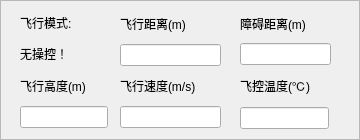
     <widget class="QFrame" name="frame_KeyData">
      <property name="geometry">
       <rect>
        <x>880</x>
        <y>530</y>
        <width>360</width>
        <height>140</height>
       </rect>
      </property>
      <property name="minimumSize">
       <size>
        <width>360</width>
        <height>140</height>
       </size>
      </property>
      <property name="maximumSize">
       <size>
        <width>360</width>
        <height>140</height>
       </size>
      </property>
      <property name="frameShape">
       <enum>QFrame::StyledPanel</enum>
      </property>
      <property name="frameShadow">
       <enum>QFrame::Raised</enum>
      </property>
      <widget class="QWidget" name="layoutWidget">
       <property name="geometry">
        <rect>
         <x>240</x>
         <y>10</y>
         <width>91</width>
         <height>55</height>
        </rect>
       </property>
       <layout class="QVBoxLayout" name="verticalLayout_19">
        <item>
         <widget class="QLabel" name="label_49">
          <property name="text">
           <string>障碍距离(m)</string>
          </property>
         </widget>
        </item>
        <item>
         <widget class="QLineEdit" name="lineEdit_Obstacle_Distance">
          <property name="readOnly">
           <bool>true</bool>
          </property>
         </widget>
        </item>
       </layout>
      </widget>
      <widget class="QWidget" name="">
       <property name="geometry">
        <rect>
         <x>240</x>
         <y>70</y>
         <width>89</width>
         <height>59</height>
        </rect>
       </property>
       <layout class="QVBoxLayout" name="verticalLayout">
        <item>
         <widget class="QLabel" name="label_20">
          <property name="text">
           <string>飞控温度(℃)</string>
          </property>
         </widget>
        </item>
        <item>
         <widget class="QLineEdit" name="lineEdit_Temperature">
          <property name="readOnly">
           <bool>true</bool>
          </property>
         </widget>
        </item>
       </layout>
      </widget>
      <widget class="QWidget" name="">
       <property name="geometry">
        <rect>
         <x>120</x>
         <y>10</y>
         <width>101</width>
         <height>118</height>
        </rect>
       </property>
       <layout class="QVBoxLayout" name="verticalLayout_12">
        <item>
         <layout class="QVBoxLayout" name="verticalLayout_11">
          <item>
           <widget class="QLabel" name="label_28">
            <property name="text">
             <string>飞行距离(m)</string>
            </property>
           </widget>
          </item>
          <item>
           <widget class="QLineEdit" name="lineEdit_Total_Distance">
            <property name="readOnly">
             <bool>true</bool>
            </property>
           </widget>
          </item>
         </layout>
        </item>
        <item>
         <layout class="QVBoxLayout" name="verticalLayout_8">
          <item>
           <widget class="QLabel" name="label_18">
            <property name="text">
             <string>飞行速度(m/s)</string>
            </property>
           </widget>
          </item>
          <item>
           <widget class="QLineEdit" name="lineEdit_Velocity">
            <property name="readOnly">
             <bool>true</bool>
            </property>
           </widget>
          </item>
         </layout>
        </item>
       </layout>
      </widget>
      <widget class="QWidget" name="">
       <property name="geometry">
        <rect>
         <x>20</x>
         <y>10</y>
         <width>88</width>
         <height>118</height>
        </rect>
       </property>
       <layout class="QVBoxLayout" name="verticalLayout_23">
        <item>
         <layout class="QVBoxLayout" name="verticalLayout_2">
          <item>
           <widget class="QLabel" name="label">
            <property name="text">
             <string>飞行模式:</string>
            </property>
           </widget>
          </item>
          <item>
           <widget class="QLabel" name="label_Mode">
            <property name="palette">
             <palette>
              <active>
               <colorrole role="WindowText">
                <brush brushstyle="SolidPattern">
                 <color alpha="255">
                  <red>0</red>
                  <green>0</green>
                  <blue>0</blue>
                 </color>
                </brush>
               </colorrole>
               <colorrole role="Button">
                <brush brushstyle="SolidPattern">
                 <color alpha="255">
                  <red>242</red>
                  <green>240</green>
                  <blue>240</blue>
                 </color>
                </brush>
               </colorrole>
               <colorrole role="Light">
                <brush brushstyle="SolidPattern">
                 <color alpha="255">
                  <red>255</red>
                  <green>255</green>
                  <blue>255</blue>
                 </color>
                </brush>
               </colorrole>
               <colorrole role="Midlight">
                <brush brushstyle="SolidPattern">
                 <color alpha="255">
                  <red>248</red>
                  <green>247</green>
                  <blue>247</blue>
                 </color>
                </brush>
               </colorrole>
               <colorrole role="Dark">
                <brush brushstyle="SolidPattern">
                 <color alpha="255">
                  <red>121</red>
                  <green>120</green>
                  <blue>120</blue>
                 </color>
                </brush>
               </colorrole>
               <colorrole role="Mid">
                <brush brushstyle="SolidPattern">
                 <color alpha="255">
                  <red>161</red>
                  <green>160</green>
                  <blue>160</blue>
                 </color>
                </brush>
               </colorrole>
               <colorrole role="Text">
                <brush brushstyle="SolidPattern">
                 <color alpha="255">
                  <red>0</red>
                  <green>0</green>
                  <blue>0</blue>
                 </color>
                </brush>
               </colorrole>
               <colorrole role="BrightText">
                <brush brushstyle="SolidPattern">
                 <color alpha="255">
                  <red>255</red>
                  <green>255</green>
                  <blue>255</blue>
                 </color>
                </brush>
               </colorrole>
               <colorrole role="ButtonText">
                <brush brushstyle="SolidPattern">
                 <color alpha="255">
                  <red>0</red>
                  <green>0</green>
                  <blue>0</blue>
                 </color>
                </brush>
               </colorrole>
               <colorrole role="Base">
                <brush brushstyle="SolidPattern">
                 <color alpha="255">
                  <red>255</red>
                  <green>255</green>
                  <blue>255</blue>
                 </color>
                </brush>
               </colorrole>
               <colorrole role="Window">
                <brush brushstyle="SolidPattern">
                 <color alpha="255">
                  <red>242</red>
                  <green>240</green>
                  <blue>240</blue>
                 </color>
                </brush>
               </colorrole>
               <colorrole role="Shadow">
                <brush brushstyle="SolidPattern">
                 <color alpha="255">
                  <red>0</red>
                  <green>0</green>
                  <blue>0</blue>
                 </color>
                </brush>
               </colorrole>
               <colorrole role="AlternateBase">
                <brush brushstyle="SolidPattern">
                 <color alpha="255">
                  <red>248</red>
                  <green>247</green>
                  <blue>247</blue>
                 </color>
                </brush>
               </colorrole>
               <colorrole role="ToolTipBase">
                <brush brushstyle="SolidPattern">
                 <color alpha="255">
                  <red>255</red>
                  <green>255</green>
                  <blue>220</blue>
                 </color>
                </brush>
               </colorrole>
               <colorrole role="ToolTipText">
                <brush brushstyle="SolidPattern">
                 <color alpha="255">
                  <red>0</red>
                  <green>0</green>
                  <blue>0</blue>
                 </color>
                </brush>
               </colorrole>
              </active>
              <inactive>
               <colorrole role="WindowText">
                <brush brushstyle="SolidPattern">
                 <color alpha="255">
                  <red>0</red>
                  <green>0</green>
                  <blue>0</blue>
                 </color>
                </brush>
               </colorrole>
               <colorrole role="Button">
                <brush brushstyle="SolidPattern">
                 <color alpha="255">
                  <red>242</red>
                  <green>240</green>
                  <blue>240</blue>
                 </color>
                </brush>
               </colorrole>
               <colorrole role="Light">
                <brush brushstyle="SolidPattern">
                 <color alpha="255">
                  <red>255</red>
                  <green>255</green>
                  <blue>255</blue>
                 </color>
                </brush>
               </colorrole>
               <colorrole role="Midlight">
                <brush brushstyle="SolidPattern">
                 <color alpha="255">
                  <red>248</red>
                  <green>247</green>
                  <blue>247</blue>
                 </color>
                </brush>
               </colorrole>
               <colorrole role="Dark">
                <brush brushstyle="SolidPattern">
                 <color alpha="255">
                  <red>121</red>
                  <green>120</green>
                  <blue>120</blue>
                 </color>
                </brush>
               </colorrole>
               <colorrole role="Mid">
                <brush brushstyle="SolidPattern">
                 <color alpha="255">
                  <red>161</red>
                  <green>160</green>
                  <blue>160</blue>
                 </color>
                </brush>
               </colorrole>
               <colorrole role="Text">
                <brush brushstyle="SolidPattern">
                 <color alpha="255">
                  <red>0</red>
                  <green>0</green>
                  <blue>0</blue>
                 </color>
                </brush>
               </colorrole>
               <colorrole role="BrightText">
                <brush brushstyle="SolidPattern">
                 <color alpha="255">
                  <red>255</red>
                  <green>255</green>
                  <blue>255</blue>
                 </color>
                </brush>
               </colorrole>
               <colorrole role="ButtonText">
                <brush brushstyle="SolidPattern">
                 <color alpha="255">
                  <red>0</red>
                  <green>0</green>
                  <blue>0</blue>
                 </color>
                </brush>
               </colorrole>
               <colorrole role="Base">
                <brush brushstyle="SolidPattern">
                 <color alpha="255">
                  <red>255</red>
                  <green>255</green>
                  <blue>255</blue>
                 </color>
                </brush>
               </colorrole>
               <colorrole role="Window">
                <brush brushstyle="SolidPattern">
                 <color alpha="255">
                  <red>242</red>
                  <green>240</green>
                  <blue>240</blue>
                 </color>
                </brush>
               </colorrole>
               <colorrole role="Shadow">
                <brush brushstyle="SolidPattern">
                 <color alpha="255">
                  <red>0</red>
                  <green>0</green>
                  <blue>0</blue>
                 </color>
                </brush>
               </colorrole>
               <colorrole role="AlternateBase">
                <brush brushstyle="SolidPattern">
                 <color alpha="255">
                  <red>248</red>
                  <green>247</green>
                  <blue>247</blue>
                 </color>
                </brush>
               </colorrole>
               <colorrole role="ToolTipBase">
                <brush brushstyle="SolidPattern">
                 <color alpha="255">
                  <red>255</red>
                  <green>255</green>
                  <blue>220</blue>
                 </color>
                </brush>
               </colorrole>
               <colorrole role="ToolTipText">
                <brush brushstyle="SolidPattern">
                 <color alpha="255">
                  <red>0</red>
                  <green>0</green>
                  <blue>0</blue>
                 </color>
                </brush>
               </colorrole>
              </inactive>
              <disabled>
               <colorrole role="WindowText">
                <brush brushstyle="SolidPattern">
                 <color alpha="255">
                  <red>121</red>
                  <green>120</green>
                  <blue>120</blue>
                 </color>
                </brush>
               </colorrole>
               <colorrole role="Button">
                <brush brushstyle="SolidPattern">
                 <color alpha="255">
                  <red>242</red>
                  <green>240</green>
                  <blue>240</blue>
                 </color>
                </brush>
               </colorrole>
               <colorrole role="Light">
                <brush brushstyle="SolidPattern">
                 <color alpha="255">
                  <red>255</red>
                  <green>255</green>
                  <blue>255</blue>
                 </color>
                </brush>
               </colorrole>
               <colorrole role="Midlight">
                <brush brushstyle="SolidPattern">
                 <color alpha="255">
                  <red>248</red>
                  <green>247</green>
                  <blue>247</blue>
                 </color>
                </brush>
               </colorrole>
               <colorrole role="Dark">
                <brush brushstyle="SolidPattern">
                 <color alpha="255">
                  <red>121</red>
                  <green>120</green>
                  <blue>120</blue>
                 </color>
                </brush>
               </colorrole>
               <colorrole role="Mid">
                <brush brushstyle="SolidPattern">
                 <color alpha="255">
                  <red>161</red>
                  <green>160</green>
                  <blue>160</blue>
                 </color>
                </brush>
               </colorrole>
               <colorrole role="Text">
                <brush brushstyle="SolidPattern">
                 <color alpha="255">
                  <red>121</red>
                  <green>120</green>
                  <blue>120</blue>
                 </color>
                </brush>
               </colorrole>
               <colorrole role="BrightText">
                <brush brushstyle="SolidPattern">
                 <color alpha="255">
                  <red>255</red>
                  <green>255</green>
                  <blue>255</blue>
                 </color>
                </brush>
               </colorrole>
               <colorrole role="ButtonText">
                <brush brushstyle="SolidPattern">
                 <color alpha="255">
                  <red>121</red>
                  <green>120</green>
                  <blue>120</blue>
                 </color>
                </brush>
               </colorrole>
               <colorrole role="Base">
                <brush brushstyle="SolidPattern">
                 <color alpha="255">
                  <red>242</red>
                  <green>240</green>
                  <blue>240</blue>
                 </color>
                </brush>
               </colorrole>
               <colorrole role="Window">
                <brush brushstyle="SolidPattern">
                 <color alpha="255">
                  <red>242</red>
                  <green>240</green>
                  <blue>240</blue>
                 </color>
                </brush>
               </colorrole>
               <colorrole role="Shadow">
                <brush brushstyle="SolidPattern">
                 <color alpha="255">
                  <red>0</red>
                  <green>0</green>
                  <blue>0</blue>
                 </color>
                </brush>
               </colorrole>
               <colorrole role="AlternateBase">
                <brush brushstyle="SolidPattern">
                 <color alpha="255">
                  <red>242</red>
                  <green>240</green>
                  <blue>240</blue>
                 </color>
                </brush>
               </colorrole>
               <colorrole role="ToolTipBase">
                <brush brushstyle="SolidPattern">
                 <color alpha="255">
                  <red>255</red>
                  <green>255</green>
                  <blue>220</blue>
                 </color>
                </brush>
               </colorrole>
               <colorrole role="ToolTipText">
                <brush brushstyle="SolidPattern">
                 <color alpha="255">
                  <red>0</red>
                  <green>0</green>
                  <blue>0</blue>
                 </color>
                </brush>
               </colorrole>
              </disabled>
             </palette>
            </property>
            <property name="text">
             <string>无操控！</string>
            </property>
           </widget>
          </item>
         </layout>
        </item>
        <item>
         <layout class="QVBoxLayout" name="verticalLayout_6">
          <item>
           <widget class="QLabel" name="label_6">
            <property name="text">
             <string>飞行高度(m)</string>
            </property>
           </widget>
          </item>
          <item>
           <widget class="QLineEdit" name="lineEdit_Rel_Alt">
            <property name="readOnly">
             <bool>true</bool>
            </property>
           </widget>
          </item>
         </layout>
        </item>
       </layout>
      </widget>
     </widget>
